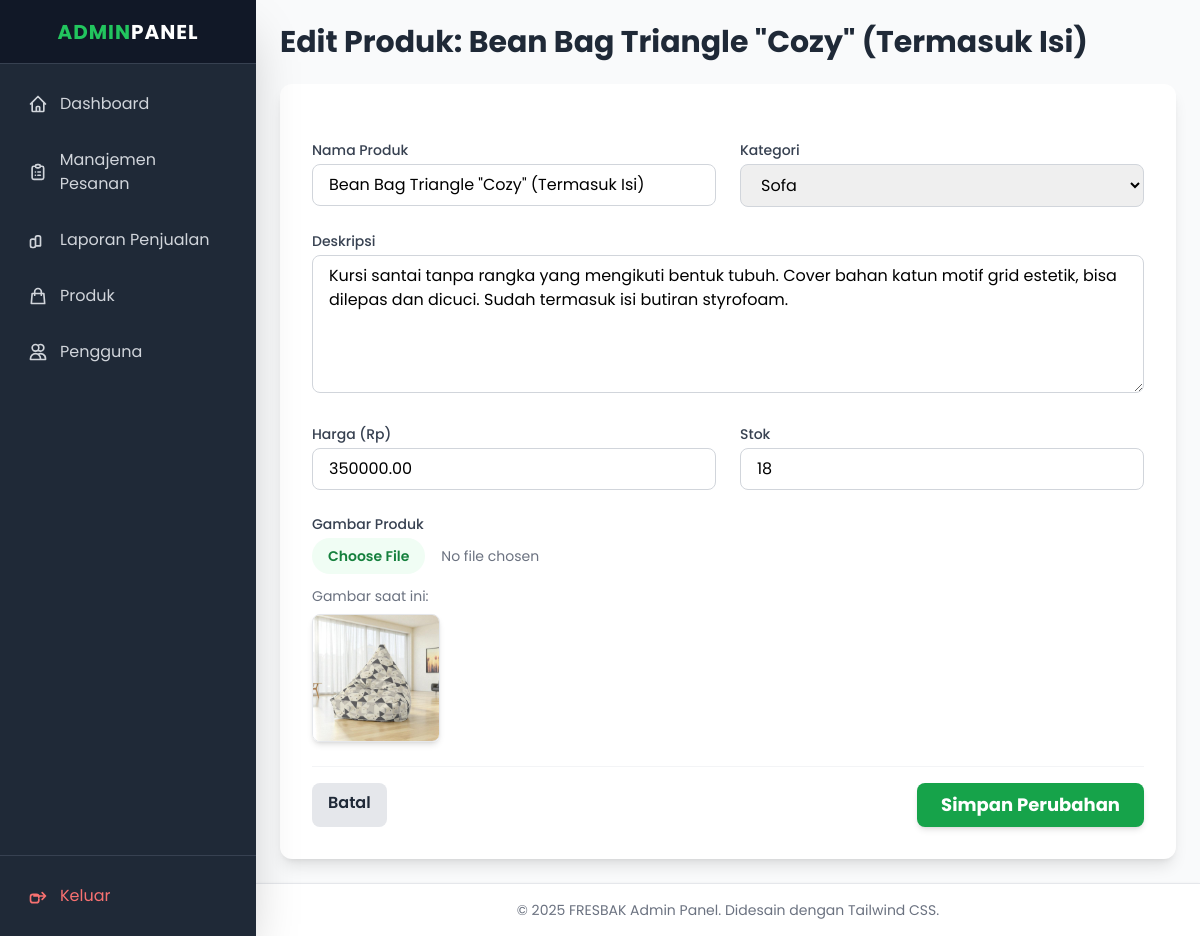
Screenshot of /admin/product_form.php?action=edit&id=27 (signed in) with the database file from the repository.
### tables this page shows
CREATE TABLE `products` (
  `id` int NOT NULL,
  `name` varchar(255) NOT NULL,
  `category` varchar(50) DEFAULT 'Umum',
  `description` text,
  `price` decimal(10,2) NOT NULL,
  `stock` int NOT NULL DEFAULT '0',
  `image` varchar(255) DEFAULT NULL,
  `created_at` timestamp NULL DEFAULT CURRENT_TIMESTAMP,
  `is_active` tinyint(1) NOT NULL DEFAULT '1'
);

### admin/product_form.php (the view, shortened to what this page needs)
<?php
require_once '../config.php';
$is_edit = false;
$product = [
    'id' => null,
    'name' => '',
    'category' => '',
    'description' => '',
    'price' => '',
    'stock' => '',
    'image' => ''
];
$categories = ['Meja', 'Kursi', 'Lemari', 'Sofa', 'Tempat Tidur', 'Rak', 'Lampu', 'Dekorasi', 'Lainnya'];
if (isset($_GET['id']) && !isset($_POST['product_id'])) {
    $is_edit = true;
    $product_id = $_GET['id'];
    try {
        $stmt = $db->prepare("SELECT * FROM products WHERE id = ?");
        $stmt->execute([$product_id]);
        $fetched_product = $stmt->fetch(PDO::FETCH_ASSOC);
        if ($fetched_product) {
            $product = $fetched_product;
        } else {
            $error = "Produk tidak ditemukan.";
            $is_edit = false;
        }
    } catch (PDOException $e) {
        $error = "Gagal mengambil data produk: " . $e->getMessage();
    }
}
include 'header_admin.php';
$title = $is_edit ? 'Edit Produk: ' . htmlspecialchars($product['name']) : 'Tambah Produk Baru';
?>
<h1 class="text-3xl font-bold text-gray-800 mb-6"><?= $title ?></h1>
<div class="bg-white p-8 rounded-xl shadow-lg">
    <form action="product_form.php<?= $is_edit ? '?id=' . $product['id'] : '' ?>" method="POST" enctype="multipart/form-data" class="space-y-6">
        <div class="grid grid-cols-1 md:grid-cols-2 gap-6">
            <div>
                <label for="name" class="block text-sm font-medium text-gray-700 mb-1">Nama Produk</label>
                <input type="text" name="name" id="name" value="<?= htmlspecialchars($product['name']) ?>" required class="w-full px-4 py-2 border border-gray-300 rounded-lg focus:ring-green-500 focus:border-green-500 transition duration-150" placeholder="Contoh: Meja Makan Jati">
            </div>
            <div>
                <label for="category" class="block text-sm font-medium text-gray-700 mb-1">Kategori</label>
                <select name="category" id="category" class="w-full px-4 py-2 border border-gray-300 rounded-lg focus:ring-green-500 focus:border-green-500 transition duration-150">
                    <?php foreach ($categories as $cat): ?>
                        <option value="<?= $cat ?>" <?= ($product['category'] == $cat) ? 'selected' : '' ?>>
                            <?= $cat ?>
                        </option>
                    <?php endforeach; ?>
                </select>
            </div>
        </div>
        <div>
            <label for="description" class="block text-sm font-medium text-gray-700 mb-1">Deskripsi</label>
            <textarea name="description" id="description" rows="5" class="w-full px-4 py-2 border border-gray-300 rounded-lg focus:ring-green-500 focus:border-green-500 transition duration-150" placeholder="Jelaskan detail produk..."><?= htmlspecialchars($product['description']) ?></textarea>
        </div>
        <div class="grid grid-cols-1 md:grid-cols-2 gap-6">
            <div>
                <label for="price" class="block text-sm font-medium text-gray-700 mb-1">Harga (Rp)</label>
                <input type="number" name="price" id="price" value="<?= htmlspecialchars($product['price']) ?>" required min="0" class="w-full px-4 py-2 border border-gray-300 rounded-lg focus:ring-green-500 focus:border-green-500 transition duration-150" placeholder="Cth: 500000">
            </div>
            <div>
                <label for="stock" class="block text-sm font-medium text-gray-700 mb-1">Stok</label>
                <input type="number" name="stock" id="stock" value="<?= htmlspecialchars($product['stock']) ?>" required min="0" class="w-full px-4 py-2 border border-gray-300 rounded-lg focus:ring-green-500 focus:border-green-500 transition duration-150" placeholder="Jumlah stok">
            </div>
        </div>
        <div>
            <label for="image" class="block text-sm font-medium text-gray-700 mb-1">Gambar Produk</label>
            <input type="file" name="image" id="image" accept="image/*" class="w-full text-sm text-gray-500 file:mr-4 file:py-2 file:px-4 file:rounded-full file:border-0 file:text-sm file:font-semibold file:bg-green-50 file:text-green-700 hover:file:bg-green-100">
            <?php if ($product['image']):
                $image_path = "../uploads/products/" . htmlspecialchars($product['image']);
                $image_src = file_exists($image_path) && !is_dir($image_path) ? $image_path : '../assets/placeholder.jpg';
            ?>
                <p class="mt-3 text-sm text-gray-500">Gambar saat ini:</p>
                <img src="<?= $image_src ?>" alt="Gambar Produk" class="mt-2 w-32 h-32 object-cover rounded-lg shadow-md border border-gray-200">
            <?php endif; ?>
        </div>
        <div class="pt-4 border-t border-gray-100 flex justify-between">
            <a href="products.php" class="bg-gray-200 hover:bg-gray-300 text-gray-800 font-semibold py-2 px-4 rounded-lg transition duration-150">Batal</a>
            <button type="submit" class="bg-green-600 hover:bg-green-700 text-white font-bold py-2 px-6 rounded-lg text-lg transition duration-300 shadow-md">
                <?= $is_edit ? 'Simpan Perubahan' : 'Tambah Produk' ?>
            </button>
        </div>
    </form>
</div>
<?php include 'footer_admin.php'; ?>

### admin/header_admin.php (style rules this page uses)
body { font-family: 'Poppins', sans-serif; background-color: #f4f7f9; }

### rows the page displays
products: name "Edit Produk: Bean Bag Triangle \"Cozy\" (Termasuk Isi)", name "Bean Bag Triangle \"Cozy\" (Termasuk Isi)", category "Sofa", description "Kursi santai tanpa rangka yang mengikuti bentuk tubuh. Cover bahan katun motif grid estetik, bisa dilepas dan dicuci. Sudah termasuk isi butiran styrofoam.", price "350000.00", stock "18", image (picture)
